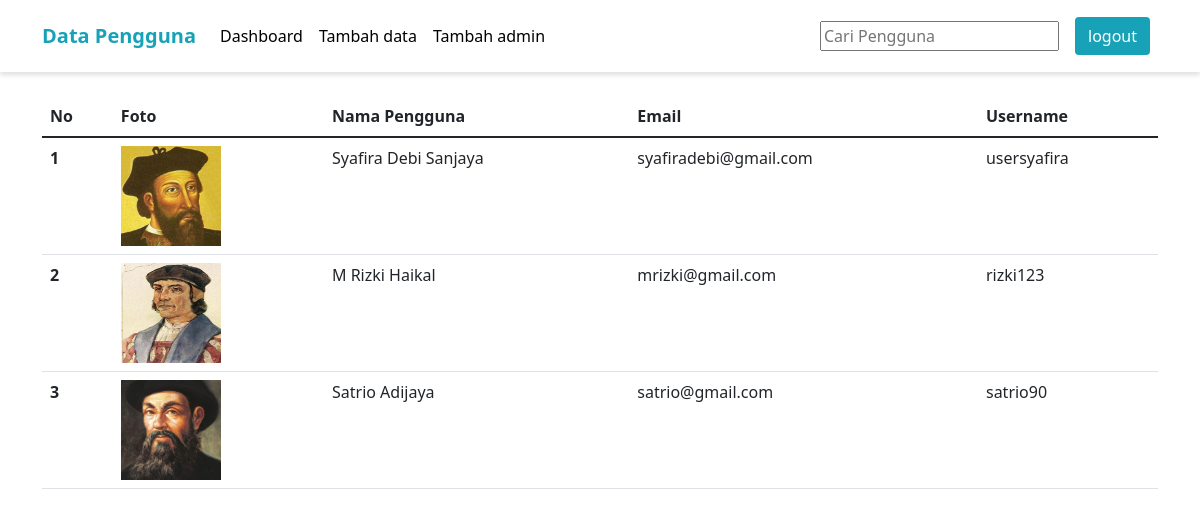
The app's page /data_user.php (signed in) with its own data.
### tables this page shows
CREATE TABLE `pengguna` (
  `id_pengguna` int(11) NOT NULL,
  `nama_pengguna` varchar(300) NOT NULL,
  `username_pengguna` varchar(300) NOT NULL,
  `pasword_pengguna` varchar(300) NOT NULL,
  `email_pengguna` varchar(300) NOT NULL,
  `foto_pengguna` varchar(300) NOT NULL
);

### functions.php (called while the page is built, shortened)
<?php
$db = mysqli_connect("localhost","root","","syafiradebi");
function query ($query){
	global $db;
	$result = mysqli_query ($db,$query);
	$rows=[];
	while ($row = mysqli_fetch_assoc($result)) {
		$rows[]= $row;
	}
	return $rows;
}

### data_user.php (the view, shortened to what this page needs)
<?php
require 'functions.php';
$pengguna = query("SELECT * FROM pengguna");
 ?>
<!doctype html>
<html lang="en">
  <head>
    <link href="https://cdn.jsdelivr.net/npm/bootstrap@5.0.2/dist/css/bootstrap.min.css" rel="stylesheet">
    <link rel="stylesheet" type="text/css" href="style/css/bootstrap.css">
    <link rel="stylesheet" type="text/css" href="style/css/style.css">
  </head>
  <body>
    <nav class="navbar navbar-expand-lg navbar-light bg-white pt-3 pb-3 position-fixed w-100">
      <div class="container">
        <a class="navbar-brand fw-bold" href="#"></i>Data Pengguna</a>
        <div class="collapse navbar-collapse" id="navbarSupportedContent">
          <ul class="navbar-nav me-auto mb-2 mb-lg-0">
            <li class="nav-item">
              <a class="nav-link" href="admin.php">Dashboard</a>
            </li>
            <li class="nav-item">
              <a class="nav-link" aria-current="page" href="tambah_data.php">Tambah data</a>
            </li>
            <li class="nav-item">
              <a class="nav-link" href="reg_admin.php">Tambah admin</a>
            </li>
          </ul>
          <form action="" method="post">
            <input type="text" name="keyword" class="form me-3" placeholder="Cari Pengguna" autocomplete="off" id="keyword3">
          </form>
          <a href="logout.php" class="me-2 btn login">logout</a>
        </div>
      </div>
    </nav>
    <section class="pt-5">
      <div class="container pt-5" id="isi3">
          <table class="table">
            <thead>
              <tr>
                <th scope="col">No</th>
                <th scope="col">Foto</th>
                <th scope="col">Nama Pengguna</th>
                <th scope="col">Email</th>
                <th scope="col">Username</th>
              </tr>
            </thead>
            <tbody>
                <?php  $i=1;?>
                <?php foreach ($pengguna as $a) :?>
                <tr>
                  <th scope="col"><?php echo $i++ ?></th>
                  <td scope="col"><img src="asset/img/<?php echo $a['foto_pengguna'] ?>" width="100px" height="100px"></td>
                  <td scope="col"><?php echo $a['nama_pengguna'] ?></td>
                  <td scope="col"><?php echo $a['email_pengguna'] ?></td>
                  <td scope="col"><?php echo $a['username_pengguna'] ?></td>
                </tr>
                <?php endforeach?>
            </tbody>
          </table>
      </div>
    </section>
  </body>
</html>

### style/css/style.css (style rules this page uses)
* { box-sizing: border-box; }
body { color: white; }
a { text-decoration: none; }
.navbar { box-shadow: 0 3px 5px 0 rgb(0 0 0 / 13%); width: 100%; color: black !important; top: 0; position: fixed; z-index: 100; }
.navbar li a { color: black !important; }
.navbar-brand { color: #17a2b8 !important; }
.login { background-color: #17a2b8 !important; color: white !important; }

### records on screen
pengguna: foto_pengguna (picture), nama_pengguna "Syafira Debi Sanjaya", email_pengguna "syafiradebi@gmail.com", username_pengguna "usersyafira"
pengguna: foto_pengguna (picture), nama_pengguna "M Rizki Haikal", email_pengguna "mrizki@gmail.com", username_pengguna "rizki123"
pengguna: foto_pengguna (picture), nama_pengguna "Satrio Adijaya", email_pengguna "satrio@gmail.com", username_pengguna "satrio90"
